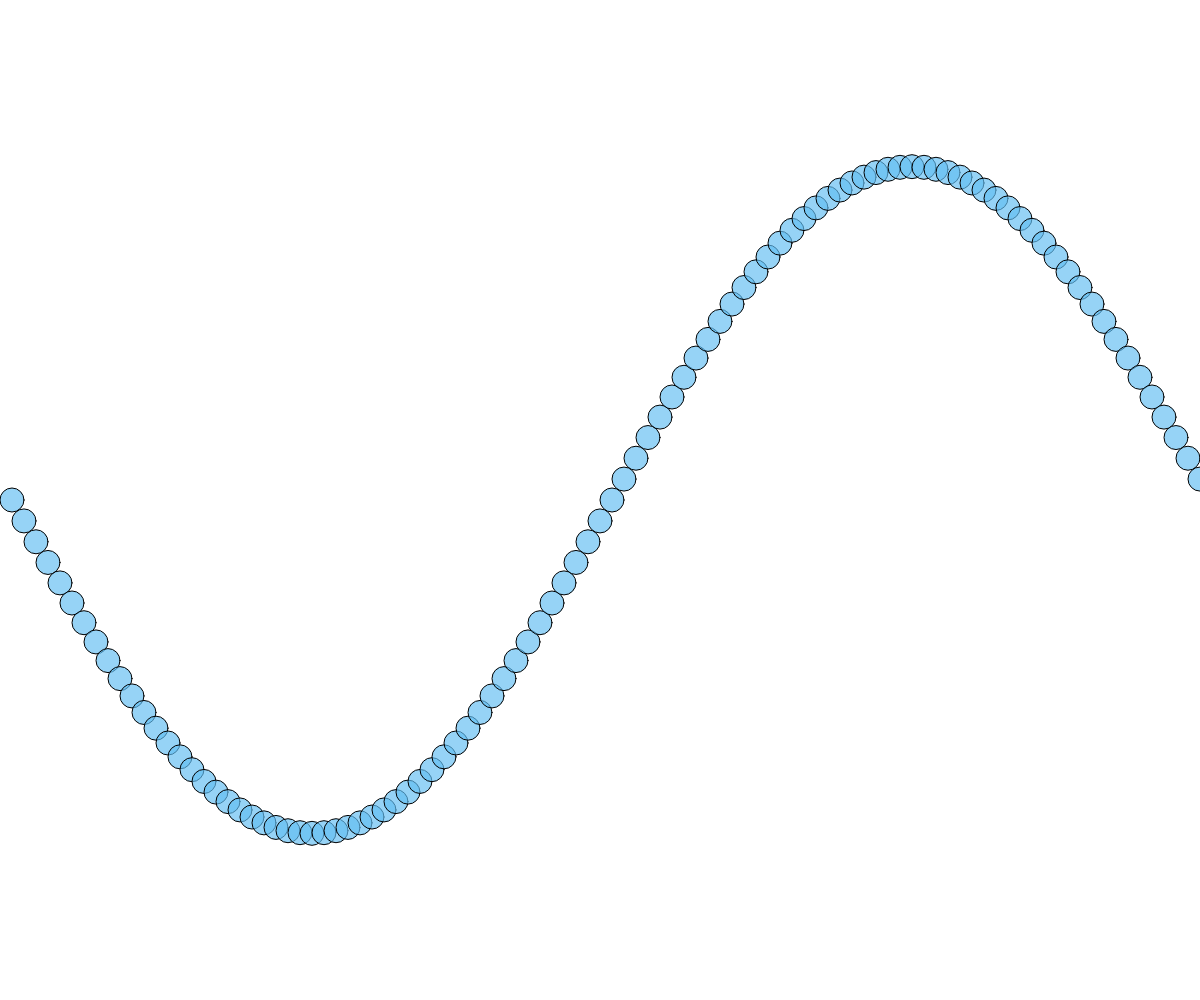
Frame 1 (no input)
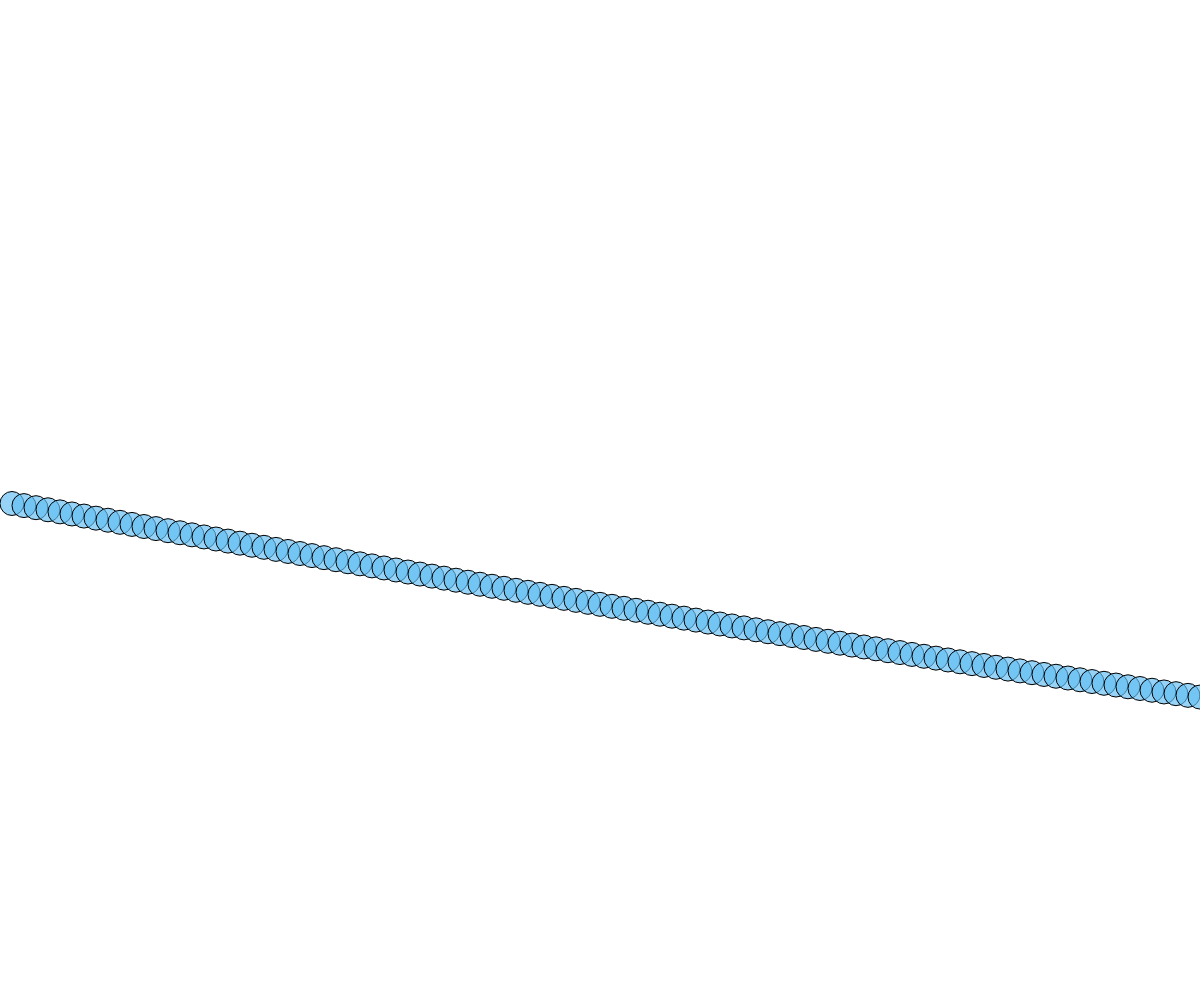
Frame 60 (no input)
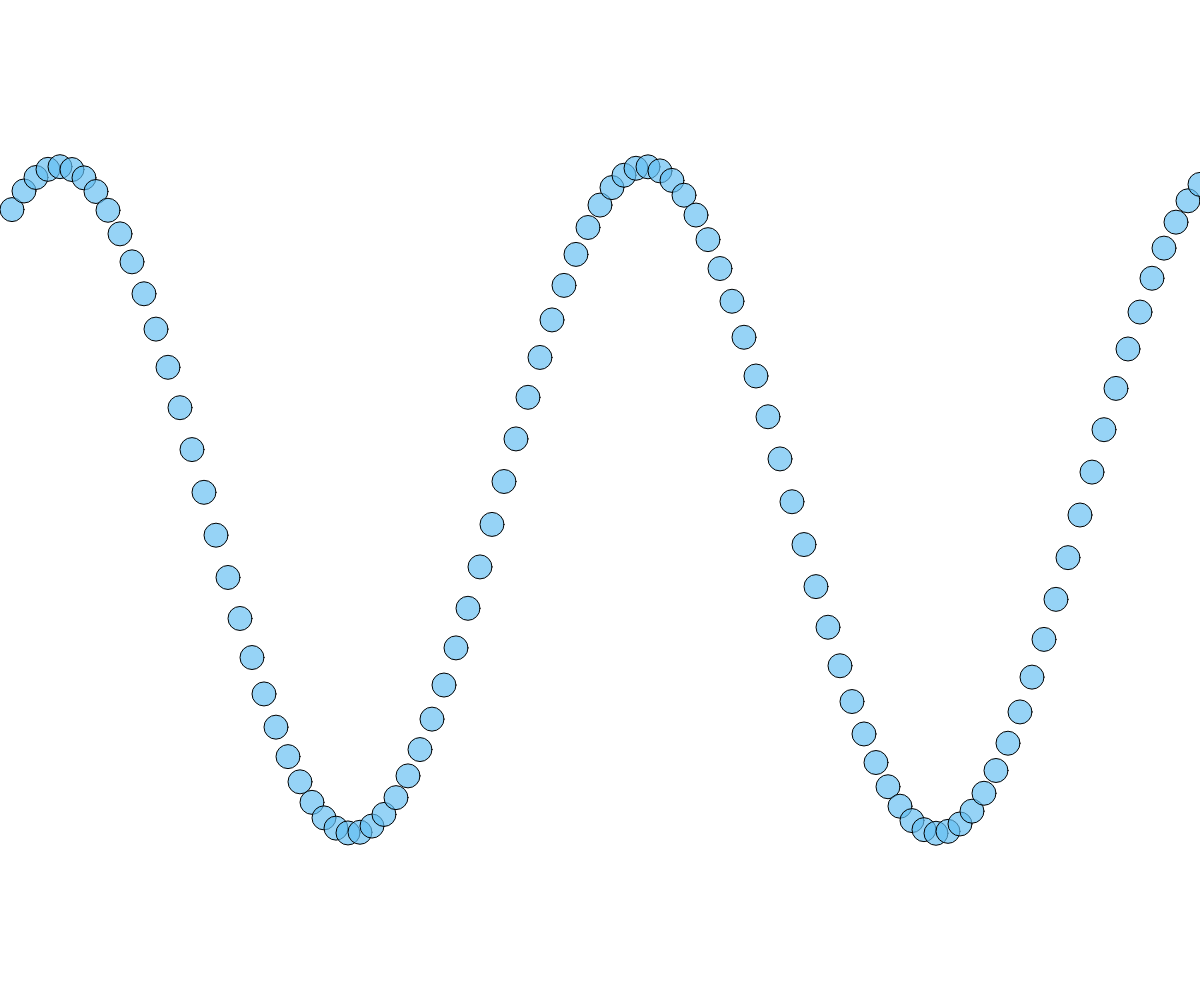
Frame 120 (the mouse pressed at the canvas centre since frame 60)

The p5.js sketch that drew these frames (run headless with seeded random() and noise() and a simulated clock; from frame 60 on, the mouse is pressed at the canvas centre):

// p5.js sketch
// ── sketch.js
var value;
var amp = 200;
var t = 0;
var freq = 0.1;
var delta;
var fr = 60;
var wave = [];
var waveNum = 100;
var waveObjSize;
var phaseAmt = 1;


function setup() {
    createCanvas( windowWidth, windowHeight );
    frameRate(fr);


    waveObjSize = width*2/waveNum;

    amp = height / 3;


}


function draw() {
    background( 255 );


    translate( 0, height/2 );


    fill( 'rgba(99, 190, 241, 0.67)' );


    for (var i = 0; i < waveNum; i++) {
        // value = amp * sin( TWO_PI * t );
        value = amp * sin( TWO_PI * t + (i/waveNum)*phaseAmt*TWO_PI );
        ellipse( waveObjSize/2 * i + waveObjSize/2, value, waveObjSize );
    }

    delta = freq/fr;
    t += delta;

    freq = map( mouseX, 0, width, 0, 20 );
    phaseAmt = map( mouseY, 0, height, 0.1, 4 );
}
